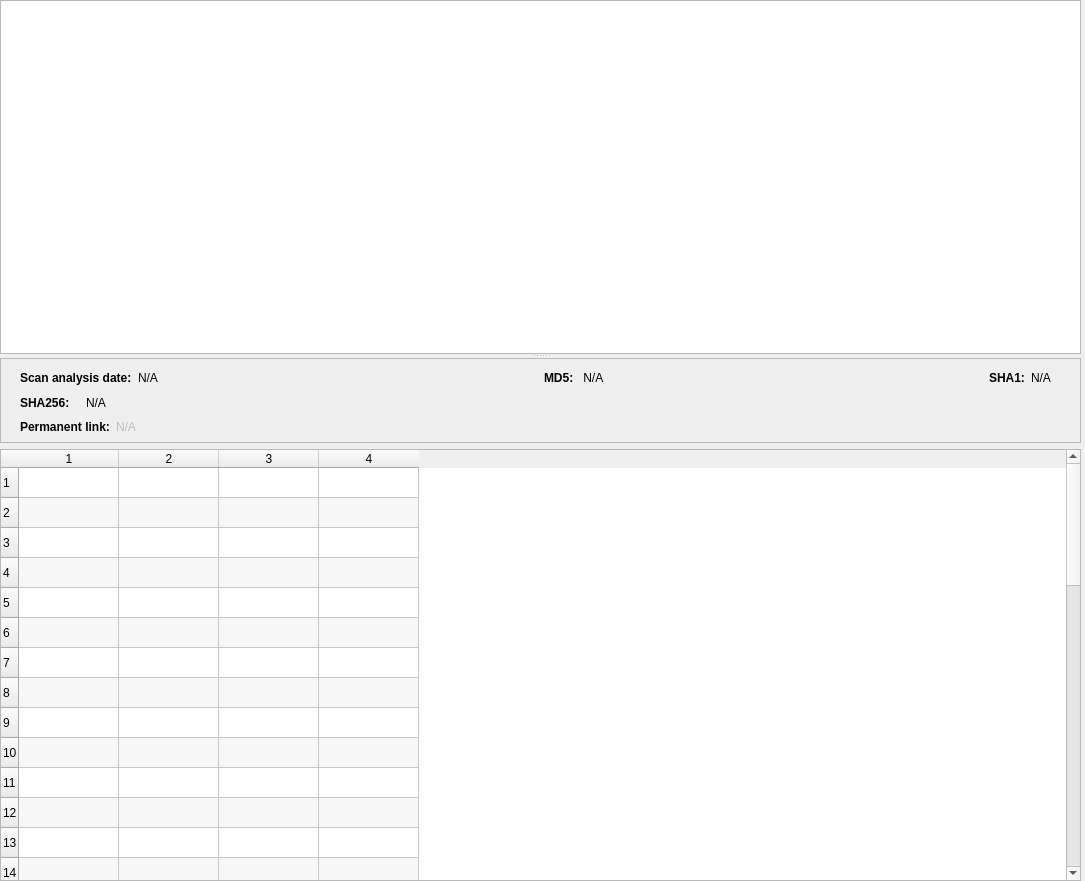
<?xml version="1.0" encoding="UTF-8"?>
<ui version="4.0">
 <class>MainWindow</class>
 <widget class="QMainWindow" name="MainWindow">
  <property name="geometry">
   <rect>
    <x>0</x>
    <y>0</y>
    <width>1085</width>
    <height>881</height>
   </rect>
  </property>
  <property name="sizePolicy">
   <sizepolicy hsizetype="MinimumExpanding" vsizetype="MinimumExpanding">
    <horstretch>5</horstretch>
    <verstretch>5</verstretch>
   </sizepolicy>
  </property>
  <property name="minimumSize">
   <size>
    <width>400</width>
    <height>100</height>
   </size>
  </property>
  <property name="maximumSize">
   <size>
    <width>16777215</width>
    <height>16777215</height>
   </size>
  </property>
  <property name="cursor">
   <cursorShape>ArrowCursor</cursorShape>
  </property>
  <property name="mouseTracking">
   <bool>false</bool>
  </property>
  <widget class="QWidget" name="centralwidget">
   <property name="sizePolicy">
    <sizepolicy hsizetype="Expanding" vsizetype="Expanding">
     <horstretch>0</horstretch>
     <verstretch>0</verstretch>
    </sizepolicy>
   </property>
   <widget class="QSplitter" name="splitter">
    <property name="geometry">
     <rect>
      <x>0</x>
      <y>0</y>
      <width>1081</width>
      <height>881</height>
     </rect>
    </property>
    <property name="sizePolicy">
     <sizepolicy hsizetype="Expanding" vsizetype="Expanding">
      <horstretch>5</horstretch>
      <verstretch>5</verstretch>
     </sizepolicy>
    </property>
    <property name="maximumSize">
     <size>
      <width>16777215</width>
      <height>16777215</height>
     </size>
    </property>
    <property name="sizeIncrement">
     <size>
      <width>0</width>
      <height>6</height>
     </size>
    </property>
    <property name="orientation">
     <enum>Qt::Vertical</enum>
    </property>
    <property name="childrenCollapsible">
     <bool>false</bool>
    </property>
    <widget class="QTableWidget" name="taskTableWidget">
     <property name="sizePolicy">
      <sizepolicy hsizetype="Expanding" vsizetype="Expanding">
       <horstretch>0</horstretch>
       <verstretch>0</verstretch>
      </sizepolicy>
     </property>
     <property name="minimumSize">
      <size>
       <width>500</width>
       <height>100</height>
      </size>
     </property>
     <property name="editTriggers">
      <set>QAbstractItemView::NoEditTriggers</set>
     </property>
     <attribute name="horizontalHeaderStretchLastSection">
      <bool>false</bool>
     </attribute>
     <attribute name="verticalHeaderStretchLastSection">
      <bool>false</bool>
     </attribute>
    </widget>
    <widget class="QWidget" name="verticalLayoutWidget">
     <layout class="QVBoxLayout" name="reportAreaLayout">
      <item>
       <widget class="QFrame" name="frame">
        <property name="sizePolicy">
         <sizepolicy hsizetype="Expanding" vsizetype="Fixed">
          <horstretch>0</horstretch>
          <verstretch>0</verstretch>
         </sizepolicy>
        </property>
        <property name="minimumSize">
         <size>
          <width>0</width>
          <height>85</height>
         </size>
        </property>
        <property name="maximumSize">
         <size>
          <width>16777215</width>
          <height>85</height>
         </size>
        </property>
        <property name="frameShape">
         <enum>QFrame::StyledPanel</enum>
        </property>
        <property name="frameShadow">
         <enum>QFrame::Raised</enum>
        </property>
        <widget class="QWidget" name="layoutWidget">
         <property name="geometry">
          <rect>
           <x>10</x>
           <y>10</y>
           <width>1061</width>
           <height>68</height>
          </rect>
         </property>
         <layout class="QHBoxLayout" name="frameMainLayout">
          <property name="sizeConstraint">
           <enum>QLayout::SetDefaultConstraint</enum>
          </property>
          <property name="leftMargin">
           <number>10</number>
          </property>
          <property name="rightMargin">
           <number>10</number>
          </property>
          <item>
           <layout class="QVBoxLayout" name="verticalLayout">
            <property name="sizeConstraint">
             <enum>QLayout::SetDefaultConstraint</enum>
            </property>
            <property name="rightMargin">
             <number>10</number>
            </property>
            <item>
             <layout class="QHBoxLayout" name="horizontalLayout">
              <property name="sizeConstraint">
               <enum>QLayout::SetDefaultConstraint</enum>
              </property>
              <item>
               <widget class="QLabel" name="scanAnalysisDateLabel">
                <property name="sizePolicy">
                 <sizepolicy hsizetype="Minimum" vsizetype="Preferred">
                  <horstretch>0</horstretch>
                  <verstretch>0</verstretch>
                 </sizepolicy>
                </property>
                <property name="minimumSize">
                 <size>
                  <width>0</width>
                  <height>0</height>
                 </size>
                </property>
                <property name="font">
                 <font>
                  <weight>75</weight>
                  <bold>true</bold>
                 </font>
                </property>
                <property name="text">
                 <string>Scan analysis date:</string>
                </property>
               </widget>
              </item>
              <item>
               <widget class="QLabel" name="scanAnalysisDateValue">
                <property name="maximumSize">
                 <size>
                  <width>16777215</width>
                  <height>16777215</height>
                 </size>
                </property>
                <property name="font">
                 <font>
                  <weight>50</weight>
                  <bold>false</bold>
                 </font>
                </property>
                <property name="text">
                 <string>N/A</string>
                </property>
                <property name="textInteractionFlags">
                 <set>Qt::LinksAccessibleByMouse|Qt::TextSelectableByMouse</set>
                </property>
               </widget>
              </item>
              <item>
               <spacer name="horizontalSpacer">
                <property name="orientation">
                 <enum>Qt::Horizontal</enum>
                </property>
                <property name="sizeHint" stdset="0">
                 <size>
                  <width>40</width>
                  <height>20</height>
                 </size>
                </property>
               </spacer>
              </item>
              <item>
               <widget class="QLabel" name="md5Label">
                <property name="font">
                 <font>
                  <weight>75</weight>
                  <bold>true</bold>
                 </font>
                </property>
                <property name="text">
                 <string>MD5:</string>
                </property>
               </widget>
              </item>
              <item>
               <widget class="QLabel" name="md5Value">
                <property name="maximumSize">
                 <size>
                  <width>16777215</width>
                  <height>16777215</height>
                 </size>
                </property>
                <property name="text">
                 <string> N/A</string>
                </property>
                <property name="textInteractionFlags">
                 <set>Qt::LinksAccessibleByMouse|Qt::TextSelectableByMouse</set>
                </property>
               </widget>
              </item>
              <item>
               <spacer name="horizontalSpacer_2">
                <property name="orientation">
                 <enum>Qt::Horizontal</enum>
                </property>
                <property name="sizeHint" stdset="0">
                 <size>
                  <width>40</width>
                  <height>20</height>
                 </size>
                </property>
               </spacer>
              </item>
              <item>
               <widget class="QLabel" name="sha1Label">
                <property name="font">
                 <font>
                  <weight>75</weight>
                  <bold>true</bold>
                 </font>
                </property>
                <property name="text">
                 <string>SHA1:</string>
                </property>
               </widget>
              </item>
              <item>
               <widget class="QLabel" name="sha1Value">
                <property name="minimumSize">
                 <size>
                  <width>0</width>
                  <height>0</height>
                 </size>
                </property>
                <property name="maximumSize">
                 <size>
                  <width>16777215</width>
                  <height>16777215</height>
                 </size>
                </property>
                <property name="text">
                 <string>N/A</string>
                </property>
                <property name="textInteractionFlags">
                 <set>Qt::LinksAccessibleByMouse|Qt::TextSelectableByMouse</set>
                </property>
               </widget>
              </item>
             </layout>
            </item>
            <item>
             <layout class="QHBoxLayout" name="horizontalLayout_2">
              <property name="sizeConstraint">
               <enum>QLayout::SetDefaultConstraint</enum>
              </property>
              <item>
               <widget class="QLabel" name="sha256Label">
                <property name="maximumSize">
                 <size>
                  <width>60</width>
                  <height>16777215</height>
                 </size>
                </property>
                <property name="font">
                 <font>
                  <weight>75</weight>
                  <bold>true</bold>
                 </font>
                </property>
                <property name="text">
                 <string>SHA256:</string>
                </property>
               </widget>
              </item>
              <item>
               <widget class="QLabel" name="sha256Value">
                <property name="maximumSize">
                 <size>
                  <width>16777215</width>
                  <height>16777215</height>
                 </size>
                </property>
                <property name="text">
                 <string>N/A</string>
                </property>
                <property name="textInteractionFlags">
                 <set>Qt::LinksAccessibleByMouse|Qt::TextSelectableByMouse</set>
                </property>
               </widget>
              </item>
             </layout>
            </item>
            <item>
             <layout class="QHBoxLayout" name="horizontalLayout_3">
              <property name="sizeConstraint">
               <enum>QLayout::SetDefaultConstraint</enum>
              </property>
              <item>
               <widget class="QLabel" name="permanentLinkLabel">
                <property name="maximumSize">
                 <size>
                  <width>150</width>
                  <height>16777215</height>
                 </size>
                </property>
                <property name="font">
                 <font>
                  <weight>75</weight>
                  <bold>true</bold>
                 </font>
                </property>
                <property name="text">
                 <string>Permanent link:</string>
                </property>
               </widget>
              </item>
              <item>
               <widget class="KUrlLabel" name="permanentLinkValue">
                <property name="enabled">
                 <bool>false</bool>
                </property>
                <property name="sizePolicy">
                 <sizepolicy hsizetype="MinimumExpanding" vsizetype="Preferred">
                  <horstretch>0</horstretch>
                  <verstretch>0</verstretch>
                 </sizepolicy>
                </property>
                <property name="text">
                 <string>N/A</string>
                </property>
                <property name="openExternalLinks">
                 <bool>true</bool>
                </property>
                <property name="textInteractionFlags">
                 <set>Qt::TextBrowserInteraction</set>
                </property>
               </widget>
              </item>
             </layout>
            </item>
           </layout>
          </item>
         </layout>
        </widget>
       </widget>
      </item>
      <item>
       <widget class="QTableWidget" name="reportTableWidget">
        <property name="enabled">
         <bool>true</bool>
        </property>
        <property name="sizePolicy">
         <sizepolicy hsizetype="MinimumExpanding" vsizetype="MinimumExpanding">
          <horstretch>0</horstretch>
          <verstretch>0</verstretch>
         </sizepolicy>
        </property>
        <property name="minimumSize">
         <size>
          <width>500</width>
          <height>100</height>
         </size>
        </property>
        <property name="maximumSize">
         <size>
          <width>16777215</width>
          <height>16777215</height>
         </size>
        </property>
        <property name="editTriggers">
         <set>QAbstractItemView::NoEditTriggers</set>
        </property>
        <property name="alternatingRowColors">
         <bool>true</bool>
        </property>
        <property name="selectionBehavior">
         <enum>QAbstractItemView::SelectRows</enum>
        </property>
        <property name="rowCount">
         <number>43</number>
        </property>
        <property name="columnCount">
         <number>4</number>
        </property>
        <row/>
        <row/>
        <row/>
        <row/>
        <row/>
        <row/>
        <row/>
        <row/>
        <row/>
        <row/>
        <row/>
        <row/>
        <row/>
        <row/>
        <row/>
        <row/>
        <row/>
        <row/>
        <row/>
        <row/>
        <row/>
        <row/>
        <row/>
        <row/>
        <row/>
        <row/>
        <row/>
        <row/>
        <row/>
        <row/>
        <row/>
        <row/>
        <row/>
        <row/>
        <row/>
        <row/>
        <row/>
        <row/>
        <row/>
        <row/>
        <row/>
        <row/>
        <row/>
        <column/>
        <column/>
        <column/>
        <column/>
       </widget>
      </item>
     </layout>
    </widget>
   </widget>
  </widget>
 </widget>
 <customwidgets>
  <customwidget>
   <class>KUrlLabel</class>
   <extends>QLabel</extends>
   <header>kurllabel.h</header>
  </customwidget>
 </customwidgets>
 <resources/>
 <connections/>
</ui>
